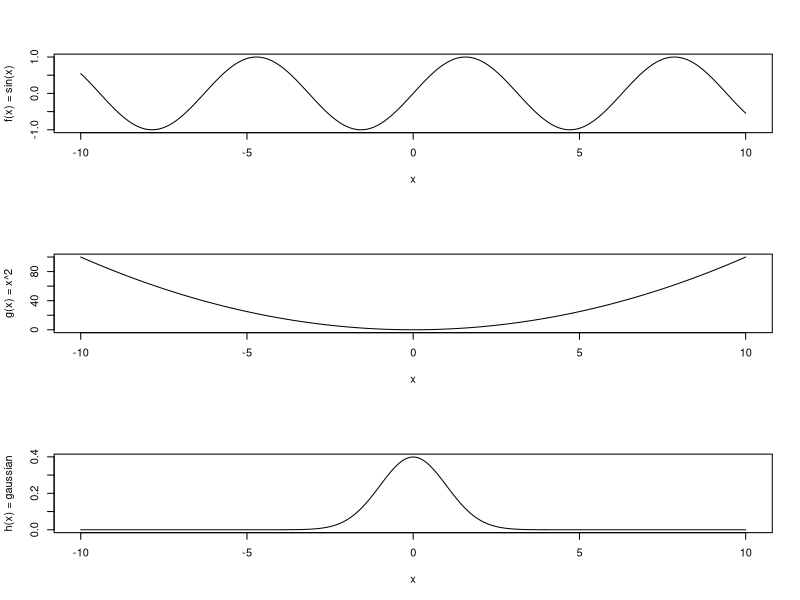
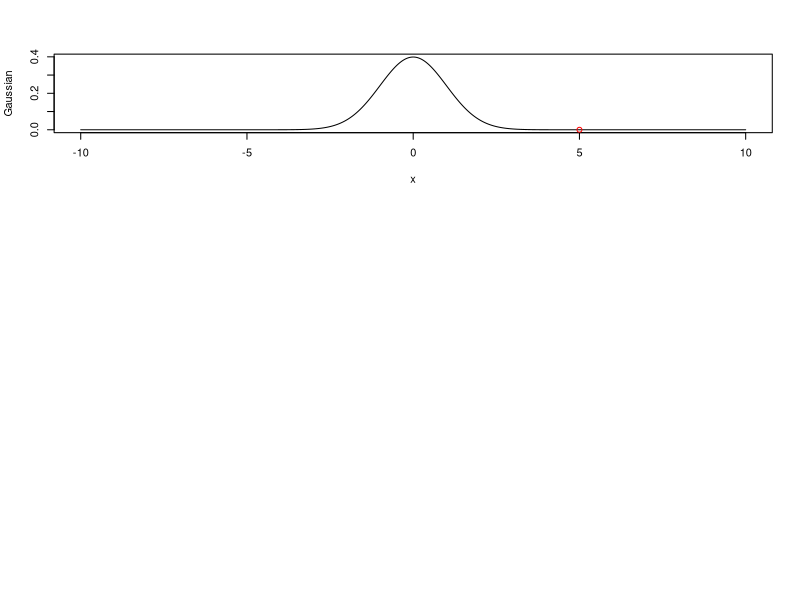
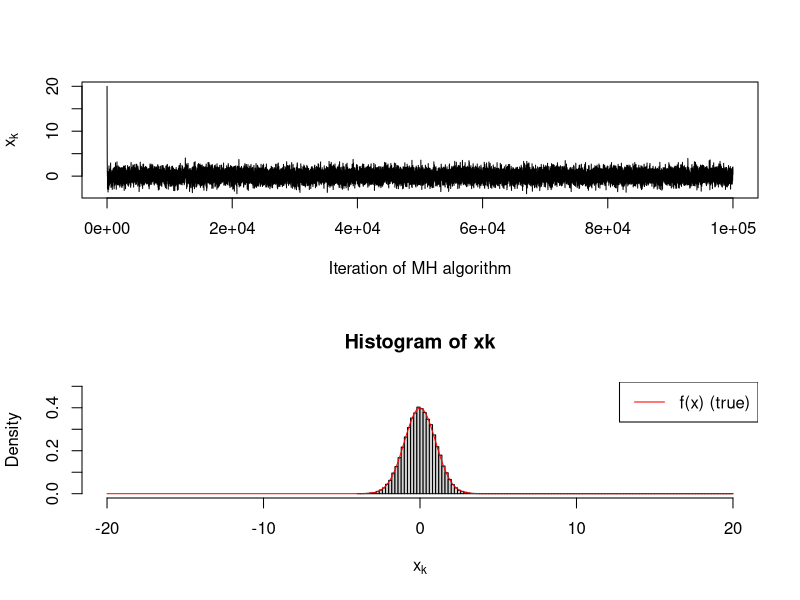

Write the R code that produced these figures, in order.
## ---- chunk 1
drawDartboard <- function(){
	# Square with Inscribed Circle in R
	# Set up the plot
	plot(c(-1.2, 1.2), c(-1.2, 1.2),
	     type = "n",
	     asp = 1,
	     xlab = "",
	     ylab = "",
	     main = "Square with Inscribed Circle")

	# Define square side length
	side_length <- 1
	half_side <- side_length / 2

	# Draw the square
	# Square vertices: bottom-left, bottom-right, top-right, top-left, back to bottom-left
	square_x <- c(-half_side, half_side, half_side, -half_side, -half_side)
	square_y <- c(-half_side, -half_side, half_side, half_side, -half_side)
	lines(square_x, square_y, col = "blue", lwd = 2)

	# Draw the inscribed circle
	# For a square with side length s, the inscribed circle has radius r = s/2
	radius <- side_length / 2
	theta <- seq(0, 2*pi, length.out = 100)
	circle_x <- radius * cos(theta)
	circle_y <- radius * sin(theta)
	lines(circle_x, circle_y, col = "red", lwd = 2)

	# Add a grid for reference
	grid(col = "lightgray", lty = "dotted")

	# Add legend
	legend("topright",
	       legend = c("Square", "Inscribed Circle"),
	       col = c("blue", "red"),
	       lwd = 2)

	# Optional: Add center point
	points(0, 0, pch = 19, col = "black", cex = 0.8)
}

## ---- chunk 2
throwDarts <- function(ndarts){

	# randomly choose (x,y) coordinates independently:
	x <- runif(ndarts,min=-0.5, max=0.5)
	y <- runif(ndarts,min=-0.5, max=0.5)

	# re-draw the dartboard:
	drawDartboard()

	# add the hit locations to the dartboard:
	points(x,y, pch=4)

	return(list(x=x,y=y))
}
## ---- chunk 3
countDartsInside <- function(ndarts){
	darts <- throwDarts(ndarts)

	x = darts$x
	y = darts$y
	r = sqrt(x^2 + y^2)

	numinside = sum(r < 0.5)
	return(numinside/ndarts)
}
## ---- chunk 4
calculatePi <- function(ndarts){

	ratio = countDartsInside(ndarts)
	pi_approx = 4 * ratio

	return(pi_approx)
}
## ---- chunk 5
#limits of integration:
a <- -5
b <- 5

# functions to integrate:
f <- function(x)sin(x)
g <- function(x) x^2
h <- function(x) 1/sqrt(2*pi) * exp(-x^2/2)

# antiderivatives of these functions (should have +C):
bigf <-function(x) -cos(x)
G <- function(x) x^3/3
H <- function(x) pnorm(x,mean=0,sd=1)
## ---- chunk 6
# bigf(5) - bigf)-5) = 0 (also b/c sin(x) is odd)
# G(5) - G(-5) = 250/3 = 83.333..
# H(5) - H(-5) = 0.9999994

# Let's plot these:
xvals <- seq(-10,10,length=1000)
par(mfrow=c(3,1))
plot(xvals, sapply(xvals, f), type='l',xlab='x',ylab='f(x) = sin(x)')
plot(xvals, sapply(xvals, g), type='l',xlab='x',ylab='g(x) = x^2')
plot(xvals, sapply(xvals, h), type='l',xlab='x',ylab='h(x) = gaussian')
## ---- chunk 7
ndarts <- 50000
xrands <- runif(ndarts, min=a, max=b)

fbar_approx <- mean( f(xrands) )
gbar_approx <- mean( g(xrands) )
hbar_approx <- mean( h(xrands) )
## ---- chunk 8
integral_f <- fbar_approx * (b-a)
integral_g <- gbar_approx * (b-a)
integral_h <- hbar_approx * (b-a)
## ---- chunk 9
plot(xvals, sapply(xvals, h), xlab='x', ylab='Gaussian',
	type='l')
points(x=5, y=0,col='red')
## ---- chunk 10
tailsample <- rnorm(1e4)
## ---- chunk 11
tailprob = 1-pnorm(5)

print(tailprob)
## ---- chunk 12
sum(tailsample > 5)/length(tailsample)
## ---- chunk 13
tailsample <- rnorm(1e6)
sum(tailsample > 5)/length(tailsample)
## ---- chunk 14
h <- function(x) dnorm(x)
w <- function(x) dexp(x-5, rate=1/10)


getimportanceest <- function(ndarts){
	importance_sample <- 5 + rexp(ndarts, rate=1/10)

	ratios <- sapply(importance_sample[importance_sample>5],
			function(x){h(x)/w(x)} )

	return(mean(ratios))
}
## ---- chunk 15
f <- function(x) dnorm(x,mean=0)
## ---- chunk 16
w <- function(x, delta) runif(1, min=x-delta, max=x+delta)
## ---- chunk 17
# initialize state (and allocate into a vector):
ninits <- 100000 # how long to run
xk <- rep(0, length=ninits)
## ---- chunk 18
xk[1] <- 20

for(i in 1:ninits){
	y <- w(xk[i],1)

	# Calculate the "acceptance ratio":
	alpha <- f(y)/f(xk[i])

	# alpha > 1 means we always accept y; alpha < 1 means we only sometimes do:
	u <- runif(1)
	if(alpha > u){xk[i+1] <- y}else{xk[i+1]=xk[i]}
}

par(mfrow=c(2,1))
plot(xk, type='l', xlab='Iteration of MH algorithm', ylab=bquote(x[k]))
hist(xk, xlab=bquote(x[k]), freq=F, ylim=c(0,0.5), breaks=100, xlim=c(-20,20))
lines(seq(-20,20,length=1000), sapply(seq(-20,20,length=1000), f), col='red')
legend('topright',legend=c('f(x) (true)'),col='red',lty=1)
